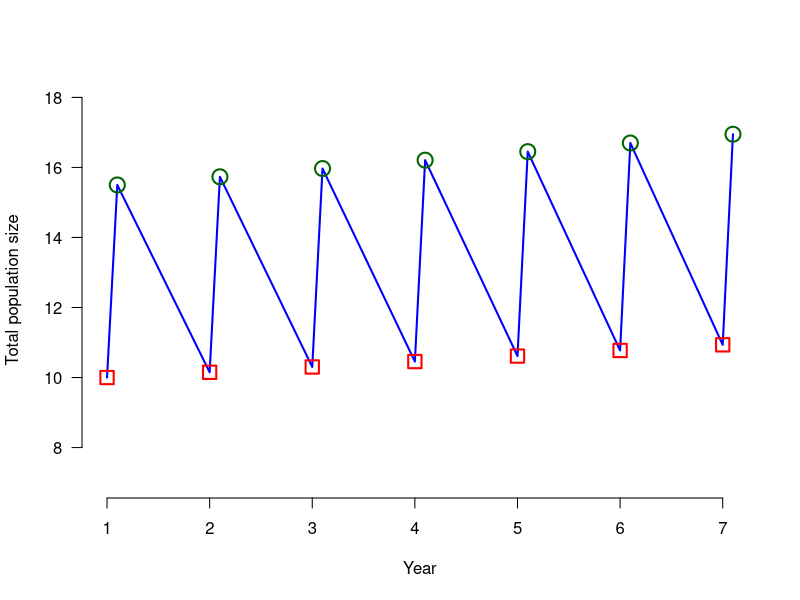

R code for this plot:
# Schaub & Kery (2021) Integrated Population Models
# Chapter 3 : Introduction to stage-structured population models
# ----------------------------------------------------
# Code from final MS.

# 3.2 Age- and stage-structured population models
# ===============================================

# 3.2.1 From a life-cycle graph to population equations
# -----------------------------------------------------

# ~~~~ Code for Fig. 3.3 ~~~~
sj <- 0.3      # Juvenile survival
sa <- 0.55     # Adult survival
f1 <- 1.3      # Number of female fledglings per 1-year old female and year
fa <- 1.8      # Number of female fledglings per adult female and year

N <- numeric(14)
N[1] <- 10
for (i in 2:14){
  if (i %% 2 == 0){   # even numbers
    N[i] <- N[i-1] / 2 * f1 + N[i-1] / 2 * fa
  } else {               # odd numbers
    N[i] <- N[i-2] * sa + N[i-1] * sj
  }
}
x <- c(rbind(1:7, 1:7 + 0.1))

plot(x=x, y=N, type="l", ylab="Total population size", ylim=c(7, 18),
    col="blue", lwd=2, axes=FALSE, xlab="Year")
axis(2, las=1)
axis(1)
points(x, N, pch=c(22, 1), cex=2, col=c("red", "darkgreen"), lwd=2)
# ~~~~~~~~~~~~~~~~~~~~~~~~~~~~~~~~~~~~~~~~~~~

# 3.2.2 Age-structured, pre-birth-pulse model (no code)

# 3.2.3 Stage-structured, pre-birth-pulse model (no code)

# 3.2.4 Age-structured, post-birth-pulse model (no code)

# 3.2.5 Stage-structured, post-birth-pulse model (no code)
